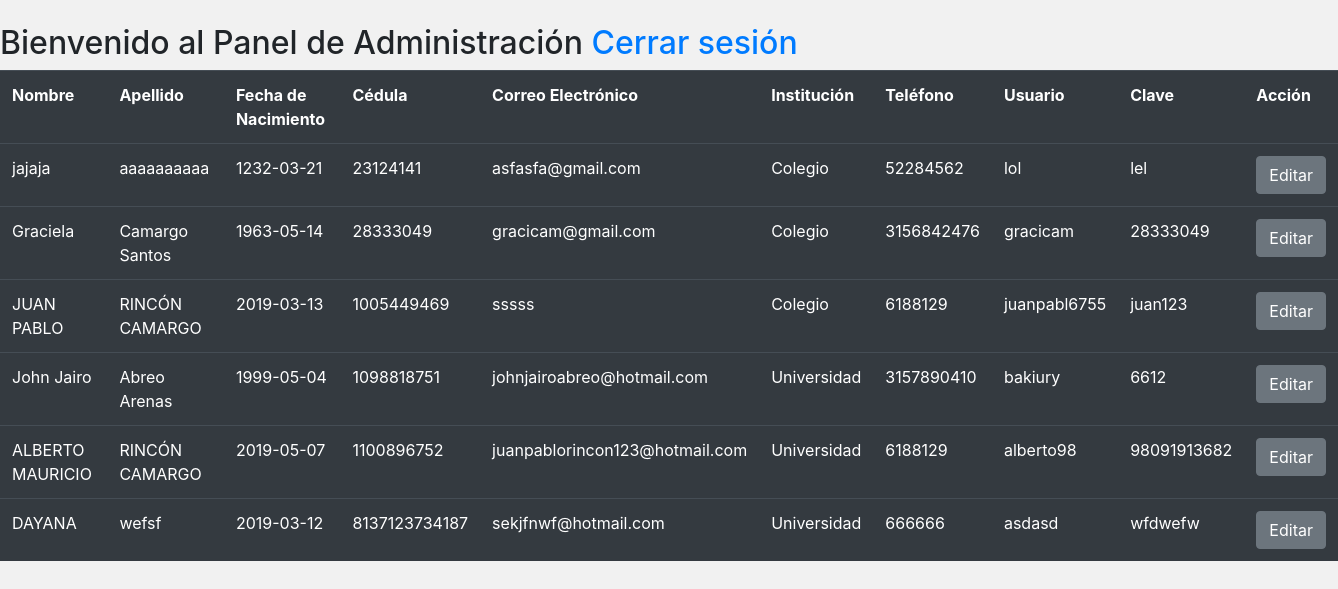
The page /formularios/panel.php (signed in) on the database its author committed.
### tables this page shows
CREATE TABLE `registro` (
  `reg_nombre` varchar(40) NOT NULL,
  `reg_apellido` varchar(40) NOT NULL,
  `reg_fechanac` date NOT NULL,
  `reg_cedula` bigint(12) UNSIGNED NOT NULL,
  `reg_correo` varchar(60) NOT NULL,
  `reg_institucion` varchar(20) NOT NULL,
  `reg_telefono` varchar(15) NOT NULL,
  `reg_usuario` varchar(60) NOT NULL,
  `reg_clave` varchar(60) NOT NULL,
  `reg_privilegio` int(3) UNSIGNED NOT NULL
);

### modelo/Conexion.php (called while the page is built, shortened)
<?php
class Conexion
{
    private $conexion;
    private $servidor;
    private $usuario;
    private $contraseña;
    private $base_datos;
    public function __construct()
    {
        $this->servidor = "localhost";
        $this->usuario = "root";
        $this->contraseña = "1005449469";
        $this->base_datos = "aplicativo";
    }
    public function conector()
    {
        $this->conexion = mysqli_connect($this->servidor, $this->usuario, $this->contraseña, $this->base_datos);
    }
    public function consultar($consulta)
    {
        if ($consulta) {
            $query = mysqli_query($this->conexion, $consulta);
            if (!$query) {
                echo "error en la consulta:" . $consulta . ", Error:" . mysqli_error($this->conexion);
            }else{
                    return $query;
                }
            }
    }
    public function fetch_array($consulta)
    {
        return mysqli_fetch_array($consulta);
    }
}
?>

### formularios/panel.php (the view, shortened to what this page needs)
<?php
	require_once('../modelo/Conexion.php');
	$db = new Conexion();
?>
<!DOCTYPE html>
<html lang="es">
<head>
	<link rel="stylesheet" href="../css/formRegistro.css">
	<link rel="stylesheet" href="../bootstrap/css/bootstrap.min.css">
</head>
<body>
<div>
	<h2>Bienvenido al Panel de Administración <a href="cerrarSesion.php">Cerrar sesión</a></h2>
		<div>
			<table class="table table-hover table-dark">
				<tr>
					<th>Nombre</th>
					<th>Apellido</th>
					<th>Fecha de Nacimiento</th>
					<th>Cédula</th>
					<th>Correo Electrónico</th>
					<th>Institución</th>
					<th>Teléfono</th>
					<th>Usuario</th>
					<th>Clave</th>
                    <th>Acción</th>
				</tr>
				<?php
					$consulta =$db->consultar("SELECT * FROM registro");
					while($registro = $db->fetch_array($consulta)){
						echo "<tr>
								<td>".$registro['reg_nombre']."</td>
								<td>".$registro['reg_apellido']."</td>
								<td>".$registro['reg_fechanac']."</td>
								<td>".$registro['reg_cedula']."</td>
								<td>".$registro['reg_correo']. "</td>
								<td>".$registro['reg_institucion']. "</td>
								<td>".$registro['reg_telefono']. "</td>
								<td>".$registro['reg_usuario']. "</td>
								<td>".$registro['reg_clave']. "</td>
								<td>
									<form action='editarRegistro.php' method='get'>
										<input type='hidden' name='idRegistro' value='" .$registro['reg_cedula']. "'>
										<input class='btn btn-secondary' type='submit' Value='Editar'>
									</form>
								</td>
							 </tr>";
					}
				?>
			</table>
		</div>
</div>
</body>
</html>

### formularios/panel.php (style rules this page uses)
body { background: rgb(125,125,125,0.1); }

### rows shown on the page
registro: reg_nombre "jajaja", reg_apellido "aaaaaaaaaa", reg_fechanac "1232-03-21", reg_cedula "23124141", reg_correo "asfasfa@gmail.com", reg_institucion "Colegio", reg_telefono "52284562", reg_usuario "lol", reg_clave "lel"
registro: reg_nombre "Graciela", reg_apellido "Camargo Santos", reg_fechanac "1963-05-14", reg_cedula "28333049", reg_correo "gracicam@gmail.com", reg_institucion "Colegio", reg_telefono "3156842476", reg_usuario "gracicam", reg_clave "28333049"
registro: reg_nombre "JUAN PABLO", reg_apellido "RINCÓN CAMARGO", reg_fechanac "2019-03-13", reg_cedula "1005449469", reg_correo "sssss", reg_institucion "Colegio", reg_telefono "6188129", reg_usuario "juanpabl6755", reg_clave "juan123"
registro: reg_nombre "John Jairo", reg_apellido "Abreo Arenas", reg_fechanac "1999-05-04", reg_cedula "1098818751", reg_correo "johnjairoabreo@hotmail.com", reg_institucion "Universidad", reg_telefono "3157890410", reg_usuario "bakiury", reg_clave "6612"
registro: reg_nombre "ALBERTO MAURICIO", reg_apellido "RINCÓN CAMARGO", reg_fechanac "2019-05-07", reg_cedula "1100896752", reg_correo "juanpablorincon123@hotmail.com", reg_institucion "Universidad", reg_telefono "6188129", reg_usuario "alberto98", reg_clave "98091913682"
registro: reg_nombre "DAYANA", reg_apellido "wefsf", reg_fechanac "2019-03-12", reg_cedula "8137123734187", reg_correo "sekjfnwf@hotmail.com", reg_institucion "Universidad", reg_telefono "666666", reg_usuario "asdasd", reg_clave "wfdwefw"
